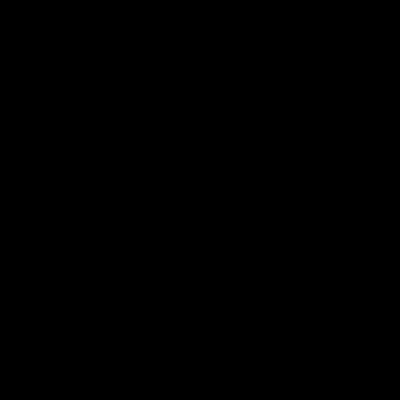
Frame 1 (no input)
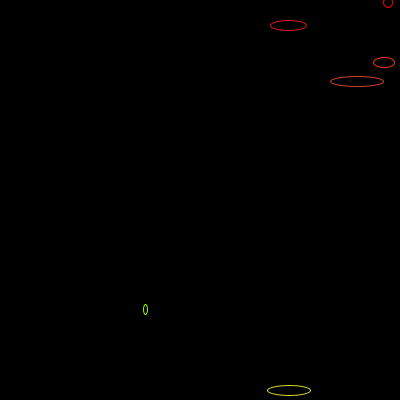
Frame 60 (the mouse pressed at the canvas centre just before this capture)
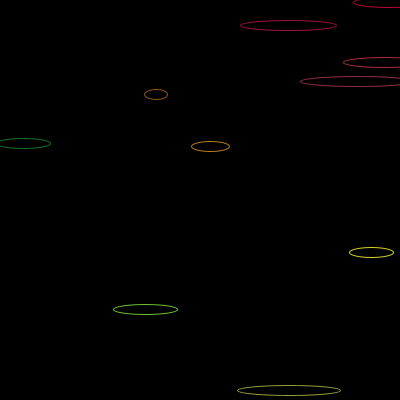
Frame 120 (the mouse held since frame 60 and released just before this capture)

The Processing sketch that drew these frames (run headless with seeded random() and noise(); from frame 60 on, the mouse is pressed at the canvas centre):

// Processing sketch: processing_10120
// ── processing_10120.pde


tolga[] tolga = new tolga[0]; 
 
 
 
 
void setup(){ 
  size(400,400); 
  background(0,0,0,88); 
  stroke(255);noFill(); 
} 
 
 
void draw(){ 
  background(0); 
  int n = int(random(1,5)); 
  for(int a=0;a<4;a++){ 
  new tolga(); 
  } 
  for(int a=0; a<tolga.length;a++){ 
   tolga[a].display(); 
  } 
  while (tolga[0].l>245){ 
     tolga = (tolga[]) subset(tolga, 88); 
  } 
} 
 
 
class tolga{ 
  int x, y;float l; 
  tolga(){ 
    x = floor(random(second()*random(0,550)));
    y = floor(random(second()*random(0,100)));
    l=0; 
    
    tolga = (tolga[]) append(tolga, this); 
  } 
  void display(){ 
    smooth(); 
    l+=1; 
    stroke(x,y,l,  (255-l)); 
    ellipse(x,y, l, 10); 
    
  } 
   
} 
